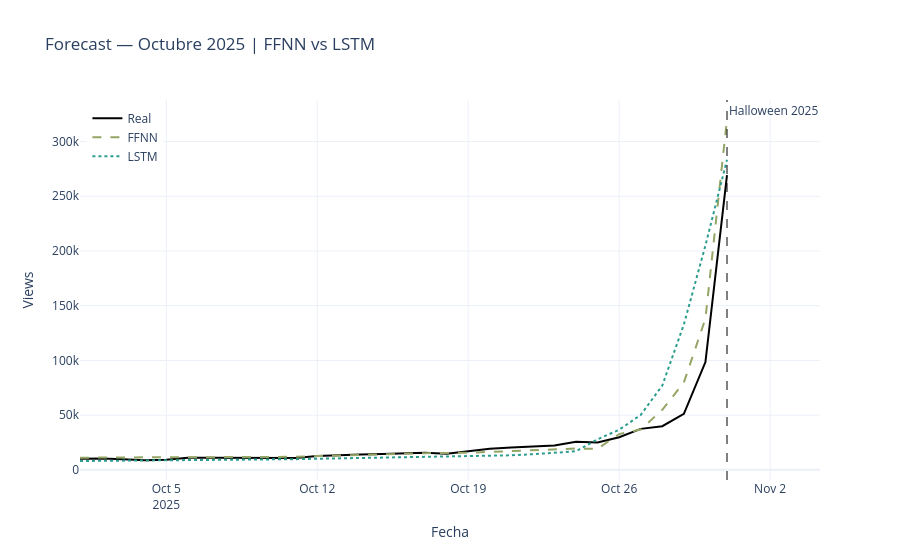

Notebook cell for this chart:
### Code cell
fechas = df_test.index

fig = go.Figure()
fig.add_trace(go.Scatter(x=fechas, y=real,
                         name='Real', line=dict(color='black', width=2)))
fig.add_trace(go.Scatter(x=fechas, y=preds_ffnn,
                         name='FFNN', line=dict(color="#95a565", dash='dash', width=2)))
fig.add_trace(go.Scatter(x=fechas, y=preds_lstm,
                         name='LSTM', line=dict(color='#2a9d8f', dash='dot', width=2)))

fig.add_vline(
    x=pd.Timestamp('2025-10-31').timestamp() * 1000,
    line=dict(color='black', dash='dash', width=1),
    annotation_text='Halloween 2025'
)

fig.update_layout(
    title='Forecast — Octubre 2025 | FFNN vs LSTM',
    xaxis_title='Fecha', yaxis_title='Views',
    template='plotly_white',
    legend=dict(x=0.01, y=0.99)
)
fig.write_html('Assets/forecast_recursivo.html',
               include_plotlyjs='cdn', 
               full_html=False)
fig.show()
